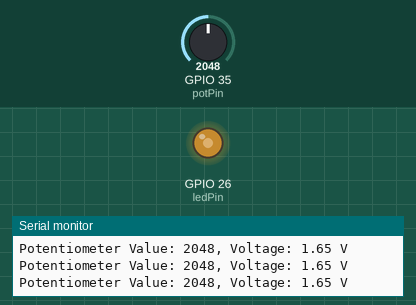
Simulated run of this sketch. Board: ESP32. On the bench: output pins drawn as LEDs (lit = HIGH), the last lines printed to the serial monitor. The test bench sets the inputs (shaded band); at power-on: GPIO 35 (potPin) = 2048.

Above: at 1.2 s.
1.3 s: GPIO 35 (potPin) set to 2866
At 2.4 s:
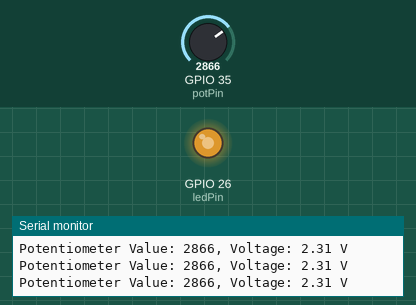
2.8 s: GPIO 35 (potPin) set to 3603
At 3.8 s:
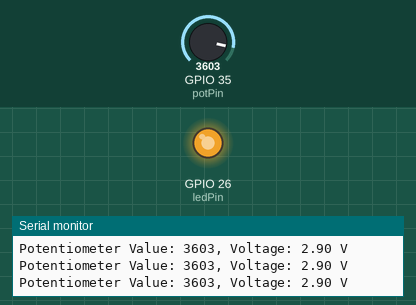
4.3 s: GPIO 35 (potPin) set to 491
At 5.2 s:
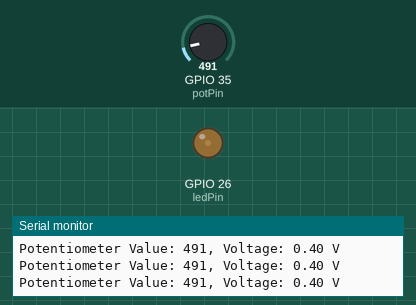
5.8 s: GPIO 35 (potPin) set to 0
At 6.6 s:
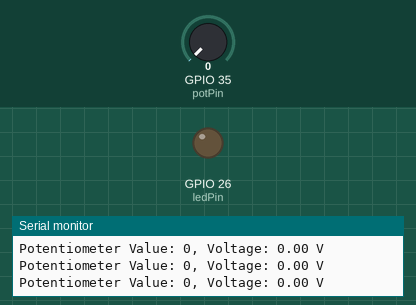
Timing chart, 0 to 8.3 s (numbered marks = the images above; inputs shaded):
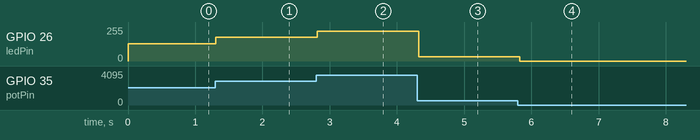

Measured:
- after the input at 1.3 s, GPIO 26 (ledPin): 128/255 → 178/255 at once
- after the input at 2.8 s, GPIO 26 (ledPin): 178/255 → 224/255 at once
- after the input at 4.3 s, GPIO 26 (ledPin): 224/255 → 31/255 at once
- after the input at 5.8 s, GPIO 26 (ledPin): 31/255 → 0/255 at once

The sketch:

ADC.ino
```cpp
const int potPin = 35; // Potentiometer connected to
const int ledPin = 26; // LED connected to

// PWM settings
const int freq = 5000; // PWM frequency
const int resolution = 12; // PWM resolution (bits)

void setup() {
  Serial.begin(115200);

  // Configure PWM
  ledcAttach(ledPin, freq, resolution);
}

void loop() {

  int potValue = analogRead(potPin); // read the value of the potentiometer
  uint32_t voltage_mV = analogReadMilliVolts(potPin); // Read the voltage in millivolts

  ledcWrite(ledPin, potValue);

  Serial.print("Potentiometer Value: ");
  Serial.print(potValue);
  Serial.print(", Voltage: ");
  Serial.print(voltage_mV / 1000.0); // Convert millivolts to volts
  Serial.println(" V");

  delay(100);
}
```
